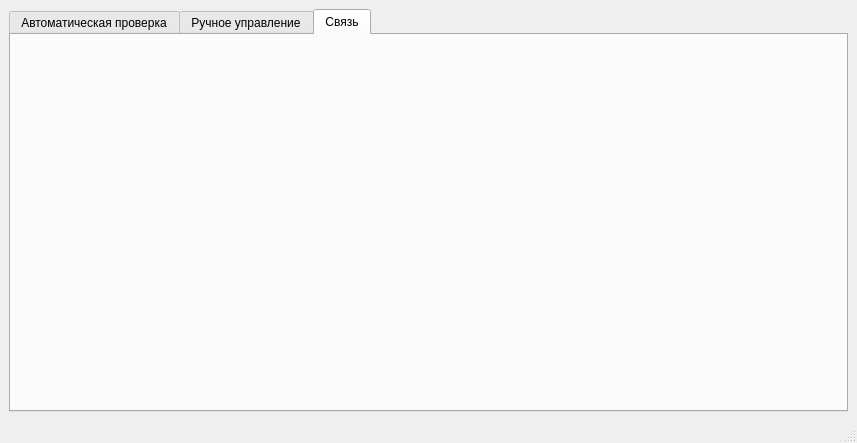
<?xml version="1.0" encoding="UTF-8"?>
<ui version="4.0">
 <class>MainWindow</class>
 <widget class="QMainWindow" name="MainWindow">
  <property name="geometry">
   <rect>
    <x>0</x>
    <y>0</y>
    <width>857</width>
    <height>443</height>
   </rect>
  </property>
  <property name="windowTitle">
   <string>Электросила</string>
  </property>
  <widget class="QWidget" name="centralwidget">
   <layout class="QVBoxLayout" name="verticalLayout">
    <item>
     <widget class="QTabWidget" name="tabWidget">
      <property name="currentIndex">
       <number>2</number>
      </property>
      <property name="tabsClosable">
       <bool>false</bool>
      </property>
      <property name="tabBarAutoHide">
       <bool>false</bool>
      </property>
      <widget class="PrepareForm" name="tabInputParameters">
       <attribute name="title">
        <string>Автоматическая проверка</string>
       </attribute>
      </widget>
      <widget class="Measurements" name="tabMeasurements">
       <attribute name="title">
        <string>Ручное управление</string>
       </attribute>
      </widget>
      <widget class="Communications" name="tabCommunications">
       <attribute name="title">
        <string>Связь</string>
       </attribute>
      </widget>
     </widget>
    </item>
   </layout>
  </widget>
  <widget class="QMenuBar" name="menubar">
   <property name="geometry">
    <rect>
     <x>0</x>
     <y>0</y>
     <width>857</width>
     <height>21</height>
    </rect>
   </property>
  </widget>
  <widget class="QStatusBar" name="statusbar"/>
 </widget>
 <customwidgets>
  <customwidget>
   <class>PrepareForm</class>
   <extends>QWidget</extends>
   <header>autoform.h</header>
   <container>1</container>
  </customwidget>
  <customwidget>
   <class>Measurements</class>
   <extends>QWidget</extends>
   <header>measurements.h</header>
   <container>1</container>
  </customwidget>
  <customwidget>
   <class>Communications</class>
   <extends>QWidget</extends>
   <header>communications.h</header>
   <container>1</container>
  </customwidget>
 </customwidgets>
 <resources/>
 <connections/>
</ui>
